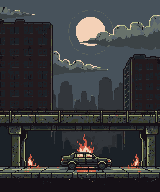
#> input picture tiktok/pixel_apocalypse/pixellab/assets/bg_night_street.png, 160 x 192 px; its folder holds 5 pictures in this run
$ python avatar.py
#> lines starting #> are read from the running program, lines starting #| are printed output that depends on the picture
#!/usr/bin/env python3
"""Аватарка TikTok-канала PIXEL APOCALYPSE из готовых ассетов PixelLab (без новых генераций).

python3 avatar.py  →  avatar/avatar_A.png, avatar_B.png, avatar_C.png (1080×1080) + avatar/preview.png

Сетка 45×45 арт-пикселей, пиксель 24×24 (крупнее, чем в видео, чтобы читалось в маленьком круге).
Персонажи и фон — в родном масштабе 1:1, все цвета — из главной палитры.
Луна из фона «ночная улица» стоит за головой — светлый круг вокруг тёмного силуэта.
"""
import os

import numpy as np
from PIL import Image, ImageDraw

HERE = os.path.dirname(os.path.abspath(__file__))
A = os.path.join(HERE, "pixellab", "assets")
OUT = os.path.join(HERE, "avatar")
N, PX = 45, 24
MOON = (90, 31)                      # центр луны в bg_night_street (160×192)


def sprite(name):
    return Image.open(os.path.join(A, name)).convert("RGBA")


def sky(moon_at):
    """Кусок неба N×N так, чтобы луна оказалась в точке moon_at кадра."""
#> called with moon_at = (22, 17)
    bg = Image.open(os.path.join(A, "bg_night_street.png")).convert("RGBA")
#> bg is the input picture: PIL image 160x192 RGBA; mean R, G, B, A 55.8, 57.1, 59.2, 255
    x0, y0 = MOON[0] - moon_at[0], MOON[1] - moon_at[1]
    return bg.crop((x0, y0, x0 + N, y0 + N))
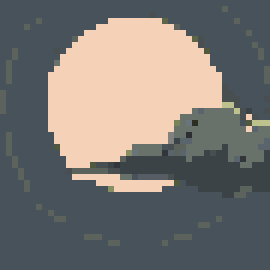
#> returned value: PIL image 45x45 RGBA (shown 6 times larger); mean R, G, B, A 120, 118.1, 115.5, 255


# [5 lines left out: function put, not called in this run]


def variant_a():                      # выживший: лицо в круге луны
    c = sky((22, 17))
    put(c, sprite("hero_rot/000.png"), (31, 10), (22, 17))
    return c


# [11 lines left out: functions variant_b, variant_c, not called in this run]


def big(img):
    return img.convert("RGB").resize((N * PX, N * PX), Image.NEAREST)


# [30 lines left out: functions circle, preview, check_palette, not called in this run]


if __name__ == "__main__":
    os.makedirs(OUT, exist_ok=True)
#> (the run stopped early here; a loop or call above may not have finished)
